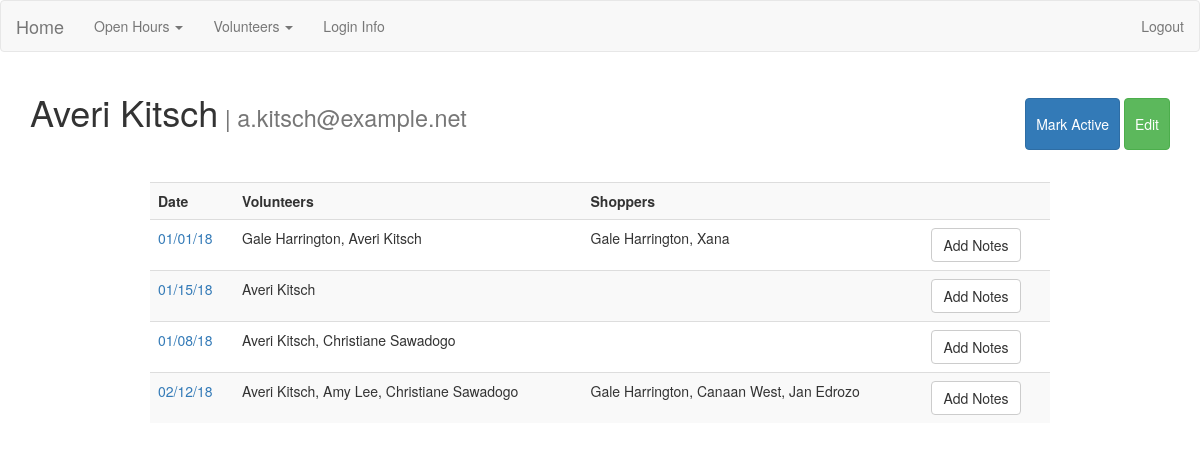
Page /volunteers/3 (signed in) on the committed database.
### app/models.py (models this page shows, shortened)
class Volunteer(db.Model):
    id = db.Column(db.Integer(), primary_key=True)
    name = db.Column(db.String(100), unique=True)
    role = db.Column(db.String(50))
    email = db.Column(db.String(255), nullable=False)
    active = db.Column(db.Boolean)
    openhours = db.relationship('Openhour', secondary=openhour_volunteers, backref='ohvolunteers', lazy='subquery')
    openhour_shoppers = db.relationship('Openhour', secondary=openhour_shoppers, backref='ohshoppers', lazy='subquery')
    notes = db.relationship('Note', backref='openhour', lazy=True)

class Openhour(db.Model):
    id = db.Column(db.Integer(), primary_key=True)
    date = db.Column(db.DateTime(), unique=True)
    posted = db.Column(db.Boolean)
    volunteers = db.relationship('Volunteer', secondary=openhour_volunteers, backref='openhourvols', lazy='dynamic')
    shoppers = db.relationship('Volunteer', secondary=openhour_shoppers, backref='openhourshoppers', lazy='dynamic' )
    notes = db.relationship('Note', backref='openhournotes', lazy=True)

### app/volunteers/views.py (the view)
@volunteers_blueprint.route('/<string:id>')
@admin_logged_in
def show_volunteer(id):
    volunteer = Volunteer.query.get(id)
    openhours = volunteer.openhours
    return render_template('volunteer.html', volunteer=volunteer, openhours=openhours)

### app/login_helpers.py (called while the page is built)
def admin_logged_in(f):
    @wraps(f)
    def wrap(*args, **kwargs):
        if 'user' in session and session['user']=='admin':
            return f(*args, **kwargs)
        else:
            flash('You must have admin privileges to complete this action', 'danger')
            return redirect(url_for('index'))
    return wrap

### app/volunteers/templates/volunteer.html
{% extends 'layout.html' %}
{% block body %}
<div class="header-inline">
  <h1>{{ volunteer.name }}<small> | {{ volunteer.email }} </small></h1>
  <div>
    {% if volunteer.active == True %}
      <a class="btn btn-primary" href="{{url_for('volunteers.change_status', id=volunteer.id)}}">Mark Inactive</a>
    {% else %}
      <a class="btn btn-primary" href="{{url_for('volunteers.change_status', id=volunteer.id)}}">Mark Active</a>
    {% endif %}
    <a class="btn btn-success" href="{{url_for('volunteers.edit_volunteer', id=volunteer.id)}}">Edit</a>
  </div>
</div>
</div>
  <table class="table table-striped">
    <tr>
      <th>Date</th>
      <th>Volunteers</th>
      <th>Shoppers</th>
      <th></th>
    </tr>
    {% for openhour in openhours %}
      <tr>
        <td><a href="{{url_for('openhours.show_openhour', id=openhour.id)}}">{{ openhour.date.strftime('%m/%d/%y') }}</a></td>
        <td>
          {% for volunteer in openhour.volunteers %}
            <span> {{volunteer.name}}{{ "," if not loop.last }}</span>
          {% endfor %}
        </td>
        <td>
          {% for shopper in openhour.shoppers %}
            <span>{{shopper.name}}{{ "," if not loop.last }}</span>
          {% endfor %}
        </td>
        {% if not openhour.notes %}
          <td><a class="btn btn-default" href="{{ url_for('openhours.new_notes', id=openhour.id)}}">Add Notes</a></td>
        {% else %}
          <td></td>
        {% endif %}
    </tr>
  {% endfor %}
  </table>
{% endblock %}

### app/static/css/style.css (style rules this page uses)
.table { max-width: 900px; margin: 0 auto; }
.header-inline { width: 100%; display: inline-block; padding-bottom: 20px; }
.header-inline a { padding: 15px 10px; margin-top: -60px; }
.header-inline div { float: right; }

### rows in the picture
Volunteer: name "Averi Kitsch", email "a.kitsch@example.net", last ","
Openhour: date "01/01/18"
Volunteer: name "Gale Harrington", last ","
Volunteer: name "Xana"
Openhour: date "01/15/18"
Openhour: date "01/08/18"
Volunteer: name "Christiane Sawadogo"
Openhour: date "02/12/18"
Volunteer: name "Amy Lee", last ","
Volunteer: name "Canaan West", last ","
Volunteer: name "Jan Edrozo"
